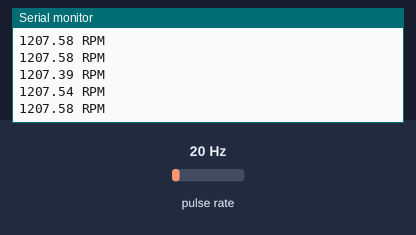
A sketch run on a simulated Arduino Uno, built with avr-gcc and run on an emulated ATmega328P. Parts: the last lines printed to the serial monitor. Wiring (inferred from the names in the program): pulse sensor: data pin 2. The inputs (shaded band) are chosen by the test bench; at power-on: pulse rate 20 Hz.

Above: at 1.2 s.
1.3 s: pulse rate (sensor on pin 2) set to 4 Hz
At 1.61 s:
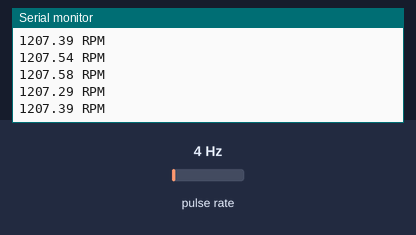
2.8 s: pulse rate (sensor on pin 2) set to 50 Hz
At 3.5 s:
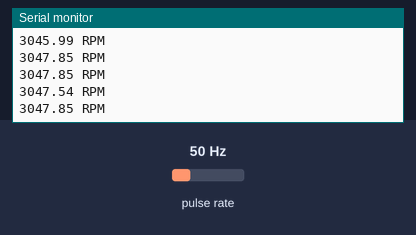
Timing chart, 0 to 5.8 s (numbered marks = the images above; inputs shaded):
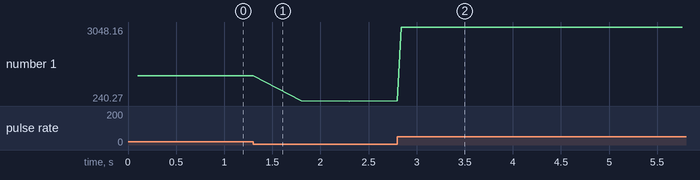

The sketch:

hall_interrupt.ino
```cpp
#define HALL_THRESH 2
#define HALL_PIN 2 //use external interrupt digital pin 2
unsigned int hall_count;
unsigned long hall_start_time;
unsigned long hall_end_time;
float rpm;

void setup() {
  pinMode(HALL_PIN, INPUT);
  attachInterrupt(digitalPinToInterrupt(HALL_PIN), HALL_ISR, RISING);
  Serial.begin(115200);
  hall_start_time = micros();
}

void HALL_ISR() {
 //increment hall_count every rotation
  hall_count +=1;
}

void loop() {

  if (hall_count >= HALL_THRESH){

    //Calculate and print RPM
    hall_end_time = micros();
    rpm = (60000000.0*hall_count/(hall_end_time-hall_start_time));
    Serial.println("\n");
    Serial.print(rpm);
    Serial.print(" RPM");

    //reset hall count and hall start time
    hall_count = 0;
    hall_start_time = micros();
  }
}
```

Measured:
- after the input at 2.8 s, the serial monitor: prints a new line at once (image 2)
- plotted number 1: 1207.29 → 240.27 after the input at 1.3 s, 240.27 → 3047.85 after the input at 2.8 s
